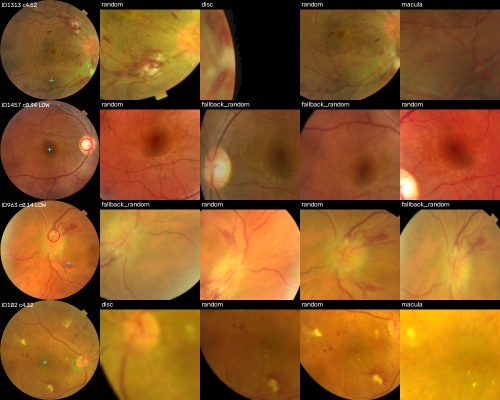
#> input picture encoder_byol/v4/localtest/grid_top4.jpg, 500 x 400 px
$ python quality_checks.py ../../encoder_byol/v4/localtest/grid_top4.jpg   (older library calls are emulated)
#> lines starting #> are read from the running program, lines starting #| are printed output that depends on the picture; after the words box and inside, x2 and y2 are one past the last pixel; in counts of white or black regions, pixels touching at a corner belong together
"""Cheap, explainable fundus-photo quality checks (no deep learning).
Gives the 'reason' half of the Upload / Retake verdict.
Thresholds are starting guesses: tune them on EyeQ Good vs Reject images.
"""
import cv2
import numpy as np

BLUR_MIN = 60.0        # variance of Laplacian inside the fundus mask
DARK_MEAN_MIN = 45.0   # mean green-channel brightness inside mask (0-255)
BRIGHT_P99_MAX = 252.0 # glare / over-exposure guard
DISC_EDGE_MARGIN = 0.08
ANISO_MIN = 0.45       # structure-tensor eigen ratio; motion blur smears edges in one direction
CENTRE_OFFSET_MAX = 0.12  # fundus field centroid offset from image centre (fraction of image size)  # optic disc centre must sit this far (fraction of radius) inside the field


def fundus_mask(img_bgr):
    gray = cv2.cvtColor(img_bgr, cv2.COLOR_BGR2GRAY)
    _, m = cv2.threshold(gray, 15, 255, cv2.THRESH_BINARY)
    m = cv2.morphologyEx(m, cv2.MORPH_OPEN, np.ones((9, 9), np.uint8))
    return m > 0


def check(img_bgr, size=512):
    img = cv2.resize(img_bgr, (size, size), interpolation=cv2.INTER_AREA)
    mask = fundus_mask(img)
    reasons, metrics = [], {}
    if mask.mean() < 0.2:
        return {"verdict": "Retake", "reasons": ["no retina in frame (or far too dark)"], "metrics": {"mask_frac": float(mask.mean())}}

    green = img[:, :, 1].astype(np.float32)
    # erode mask so the bright field edge doesn't count as "sharp detail"
    inner = cv2.erode(mask.astype(np.uint8), np.ones((25, 25), np.uint8)) > 0
    lap = cv2.Laplacian(green, cv2.CV_32F, ksize=3)
    metrics["blur_var"] = float(lap[inner].var())
    metrics["mean_bright"] = float(green[mask].mean())
    metrics["p99_bright"] = float(np.percentile(green[mask], 99))

    gx = cv2.Sobel(green, cv2.CV_32F, 1, 0); gy = cv2.Sobel(green, cv2.CV_32F, 0, 1)
    jxx, jxy, jyy = (gx * gx)[inner].mean(), (gx * gy)[inner].mean(), (gy * gy)[inner].mean()
    ev = np.linalg.eigvalsh(np.array([[jxx, jxy], [jxy, jyy]]))
    metrics["aniso"] = float(ev[0] / max(ev[1], 1e-6))

    if metrics["blur_var"] < BLUR_MIN:
        reasons.append("too blurry")
    elif metrics["aniso"] < ANISO_MIN:
        reasons.append("motion blur (patient or camera moved)")
    if metrics["mean_bright"] < DARK_MEAN_MIN:
        reasons.append("too dark")
    if metrics["p99_bright"] > BRIGHT_P99_MAX:
        reasons.append("glare / over-exposed")

    # optic disc ~ brightest blob in a heavily smoothed image
    smooth = cv2.GaussianBlur(green, (0, 0), 15)
    smooth[~mask] = 0
    _, _, _, (dx, dy) = cv2.minMaxLoc(smooth)
    ys, xs = np.nonzero(mask)
    cx, cy = xs.mean(), ys.mean()
    r = np.sqrt(mask.sum() / np.pi)
    dist = np.hypot(dx - cx, dy - cy) / r
    metrics["field_offset"] = float(np.hypot(cx - size / 2, cy - size / 2) / size)
    if metrics["field_offset"] > CENTRE_OFFSET_MAX:
        reasons.append("retina not centred / cut off")
    metrics["disc_xy"] = (int(dx), int(dy))
    metrics["disc_dist_frac"] = float(dist)
    if dist > 1 - DISC_EDGE_MARGIN:
        reasons.append("optic disc not in frame")

    return {"verdict": "Retake" if reasons else "Upload", "reasons": reasons, "metrics": metrics}


if __name__ == "__main__":
    import sys, json
    for p in sys.argv[1:]:
        res = check(cv2.imread(p))
#> in check, `img = cv2.resize(img_bgr, (size, size), interpolation=cv2.INTER_AREA)`:
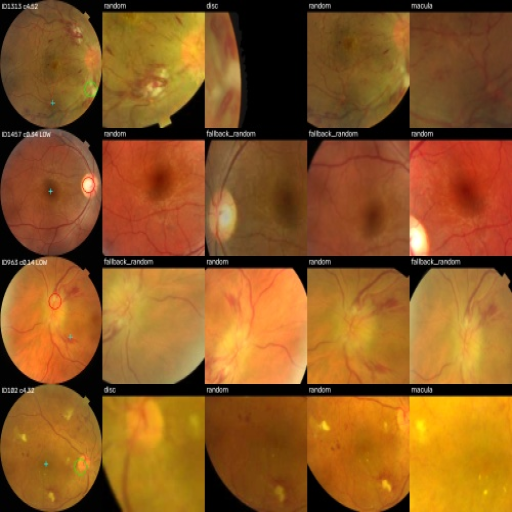
#> img: shape (512, 512, 3); mean B, G, R 33.8, 87.5, 140.8
#> in check, img_bgr is the input picture: shape (400, 500, 3); mean B, G, R 33.9, 87.6, 140.9
#> in fundus_mask, `_, m = cv2.threshold(gray, 15, 255, cv2.THRESH_BINARY)`:
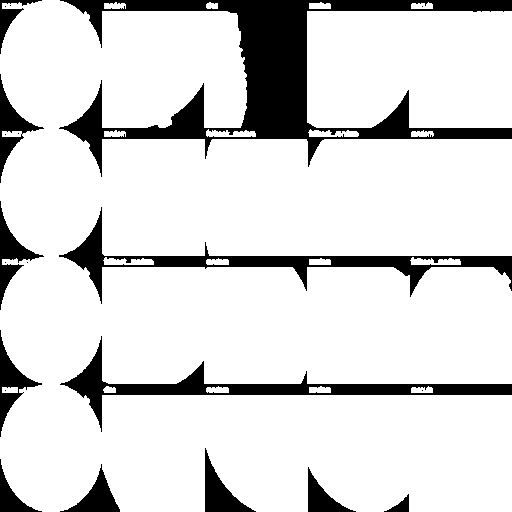
#> m: shape (512, 512); 85.4% white; 21 black regions (9 under 20 px), largest, box (x1, y1, x2, y2) and area: (59, 0, 512, 177) 18878, (59, 207, 512, 304) 5659, (60, 336, 512, 432) 5619
#> in fundus_mask, `m = cv2.morphologyEx(m, cv2.MORPH_OPEN, np.ones((9, 9), np.uint8))`: m: shape (512, 512); 84.2% white; 12 black regions, largest, box (x1, y1, x2, y2) and area: (59, 0, 512, 177) 20210, (59, 207, 512, 304) 6522, (60, 336, 512, 432) 6088
#> in check, `green = img[:, :, 1].astype(np.float32)`:
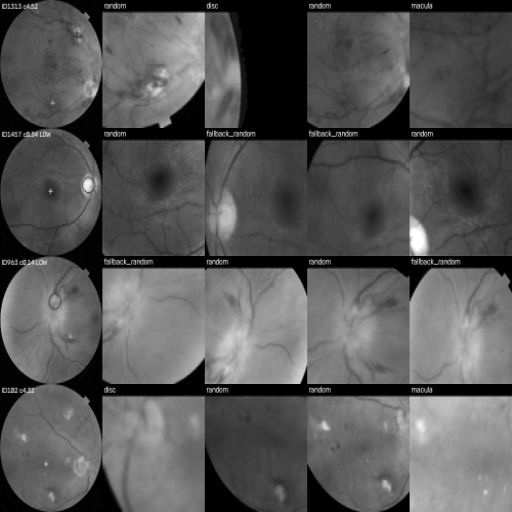
#> green: shape (512, 512) float32; min 0, max 255, mean 87.5
#> in check, `inner = cv2.erode(mask.astype(np.uint8), np.ones((25, 25), np.uint8)) ..`:
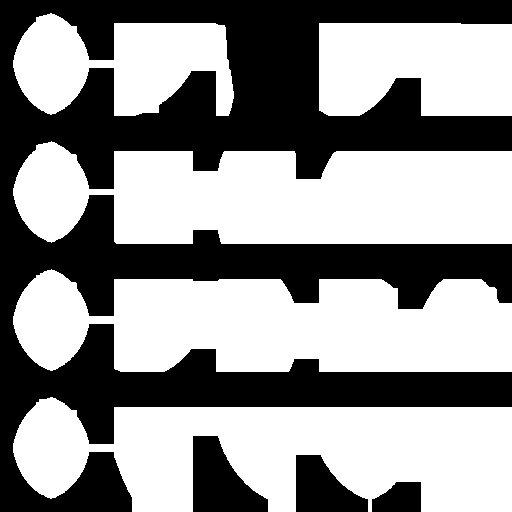
#> inner: shape (512, 512) bool; 57.3% white; 4 black regions, box (x1, y1, x2, y2) and area: (0, 0, 512, 512) 104226, (193, 436, 268, 512) 3645, (296, 455, 368, 512) 2755, (372, 482, 421, 512) 1213
#> in check, `gx = cv2.Sobel(green, cv2.CV_32F, 1, 0)`:
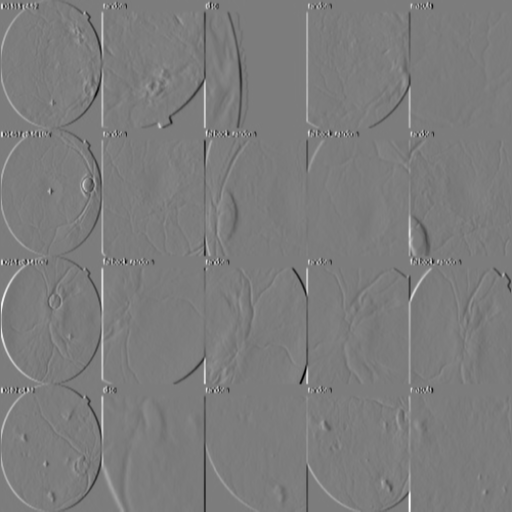
#> gx: shape (512, 512) float32; min -735, max 768, mean 1; drawn with min black and max white
#> in check, `gy = cv2.Sobel(green, cv2.CV_32F, 0, 1)`:
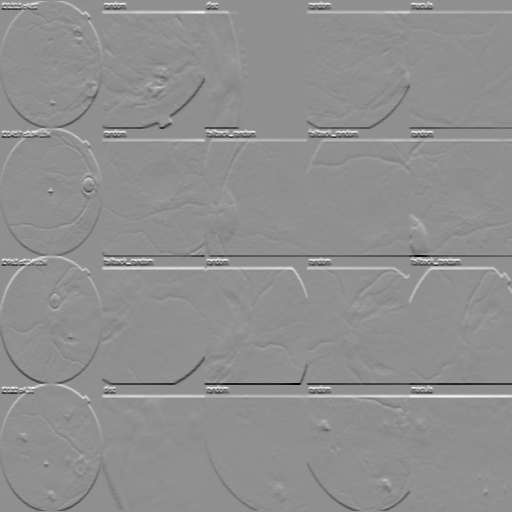
#> gy: shape (512, 512) float32; min -817, max 631, mean 1; drawn with min black and max white
#> in check, `jxx, jxy, jyy = (gx * gx)[inner].mean(), (gx * gy)[inner].mean(), (gy ..`: jxx = 765.4; jxy = -2.85; jyy = 354.5
#> in check, `ev = np.linalg.eigvalsh(np.array([[jxx, jxy], [jxy, jyy]]))`: ev = [354.5, 765.4]
#> in check, `smooth[~mask] = 0`:
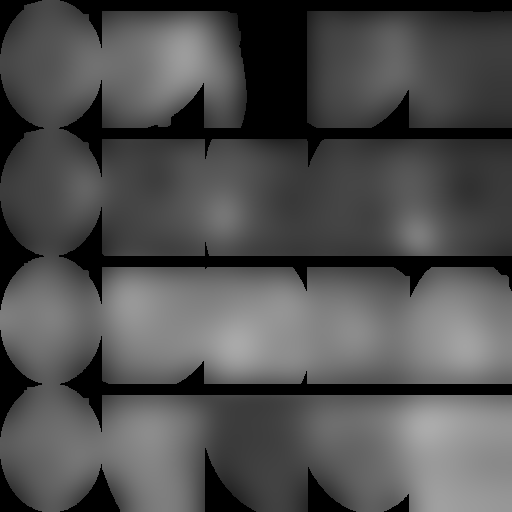
#> smooth: shape (512, 512) float32; min 0, max 172, mean 79.7
#> in check, `_, _, _, (dx, dy) = cv2.minMaxLoc(smooth)`: dx = 429; dy = 427
#> in check, `cx, cy = xs.mean(), ys.mean()`: cx = 259.9; cy = 264.7
#> in check, `r = np.sqrt(mask.sum() / np.pi)`: r = 265.1
#> in check, `dist = np.hypot(dx - cx, dy - cy) / r`: dist = 0.884
#> res = 3 items
        print(p, json.dumps(res))
#> (printed output is left out)
